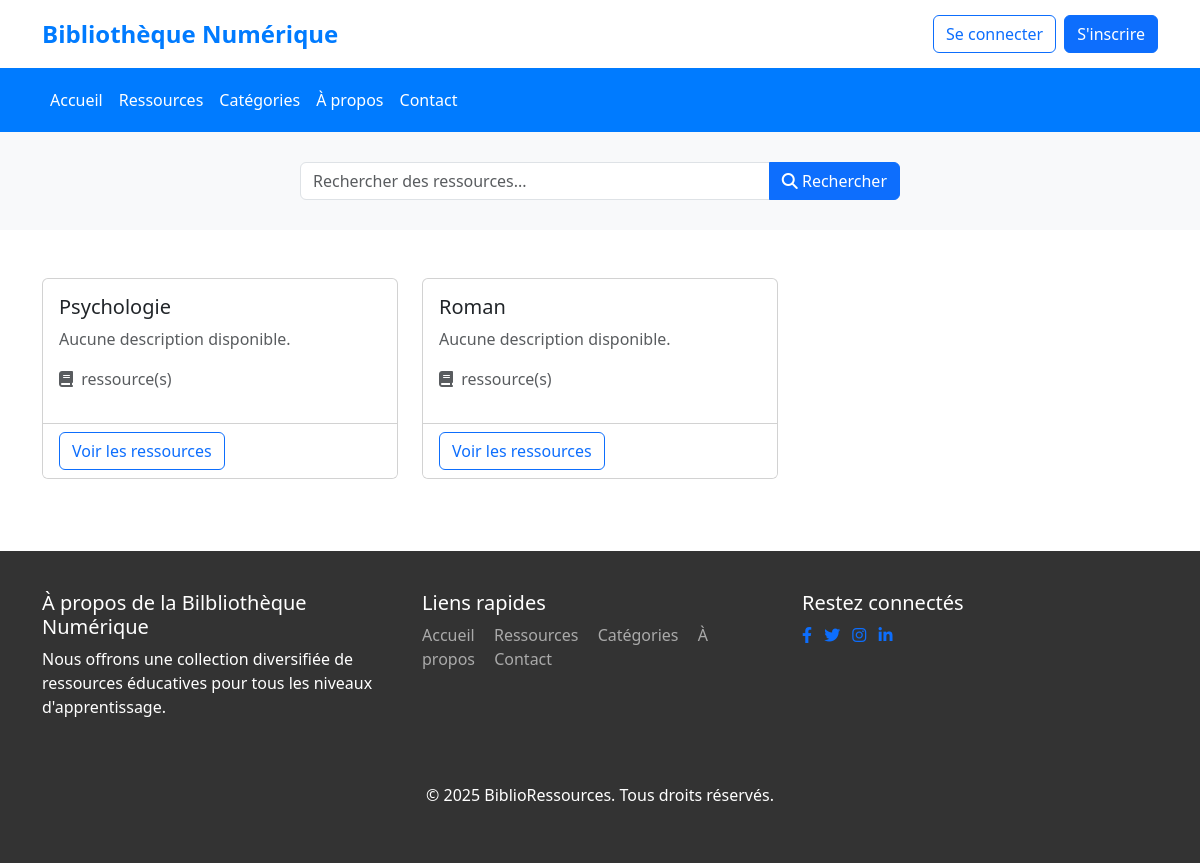
/library/categories/, run on the app's committed database.
### library/models.py (models this page shows, shortened)
class Category(models.Model):
    name = models.CharField(max_length=100)
    description = models.TextField(blank=True, null=True)
    class Meta:
        verbose_name_plural = "Categories"

### library/views.py (the view)
# urls.py: path('categories/', views.category_list, name='category_list'),
def category_list(request):
    categories = Category.objects.all()
    return render(request, 'ressources/category_list.html', {'categories': categories})

### library/templates/ressources/category_list.html (shortened to what this page needs)
{% extends 'library/base.html' %}
{% block content %}
<div class="row">
    {% for category in categories %}
    <div class="col-md-4 mb-4">
        <div class="card h-100">
            <div class="card-body">
                <h5 class="card-title">{{ category.name }}</h5>
                {% if category.description %}
                <p class="card-text">{{ category.description|truncatewords:30 }}</p>
                {% else %}
                <p class="card-text text-muted">Aucune description disponible.</p>
                {% endif %}
                <p class="text-muted">
                    <i class="fas fa-book me-1"></i> {{ category.resources.count }} ressource(s)
                </p>
            </div>
            <div class="card-footer bg-white">
                <a href="{% url 'library:category_detail' category.pk %}" class="btn btn-outline-primary">Voir les ressources</a>
            </div>
        </div>
    </div>
    {% endfor %}
</div>
{% endblock %}

### library/templates/library/base.html (style rules this page uses)
:root { --primary-color: #007bff; --secondary-color: #0056b3; --light-bg: #f8f9fa; }
body { font-family: 'Segoe UI', Tahoma, Geneva, Verdana, sans-serif; }

### data on the page
Category: name "Psychologie", description "Aucune description disponible."
Category: name "Roman", description "Aucune description disponible."
